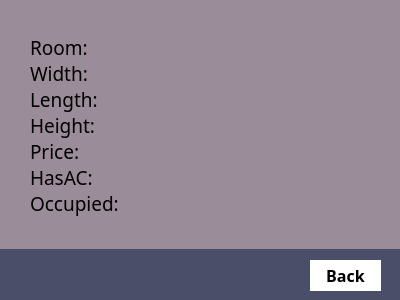
<?xml version="1.0" encoding="UTF-8"?>
<ui version="4.0">
 <class>RoomInfoBox</class>
 <widget class="QDialog" name="RoomInfoBox">
  <property name="geometry">
   <rect>
    <x>0</x>
    <y>0</y>
    <width>400</width>
    <height>300</height>
   </rect>
  </property>
  <property name="cursor">
   <cursorShape>ArrowCursor</cursorShape>
  </property>
  <property name="windowTitle">
   <string>Room Info</string>
  </property>
  <widget class="QLabel" name="infoBox">
   <property name="geometry">
    <rect>
     <x>30</x>
     <y>10</y>
     <width>331</width>
     <height>231</height>
    </rect>
   </property>
   <property name="font">
    <font>
     <family>Montserrat</family>
     <pointsize>14</pointsize>
    </font>
   </property>
   <property name="text">
    <string>Room:
Width:
Length:
Height:
Price:
HasAC:
Occupied:</string>
   </property>
  </widget>
  <widget class="QLabel" name="bg_white">
   <property name="geometry">
    <rect>
     <x>0</x>
     <y>0</y>
     <width>400</width>
     <height>300</height>
    </rect>
   </property>
   <property name="styleSheet">
    <string notr="true">background-color: #9a8c98;</string>
   </property>
   <property name="text">
    <string/>
   </property>
  </widget>
  <widget class="QPushButton" name="backButton">
   <property name="geometry">
    <rect>
     <x>310</x>
     <y>260</y>
     <width>71</width>
     <height>31</height>
    </rect>
   </property>
   <property name="font">
    <font>
     <family>Montserrat</family>
     <pointsize>12</pointsize>
     <weight>75</weight>
     <bold>true</bold>
    </font>
   </property>
   <property name="cursor">
    <cursorShape>PointingHandCursor</cursorShape>
   </property>
   <property name="styleSheet">
    <string notr="true">border-radius: 0;
background-color: #fff;</string>
   </property>
   <property name="text">
    <string>Back</string>
   </property>
  </widget>
  <widget class="QLabel" name="bg_dark">
   <property name="geometry">
    <rect>
     <x>0</x>
     <y>249</y>
     <width>400</width>
     <height>51</height>
    </rect>
   </property>
   <property name="styleSheet">
    <string notr="true">background-color: #4a4e69;</string>
   </property>
   <property name="text">
    <string/>
   </property>
  </widget>
  <zorder>bg_white</zorder>
  <zorder>bg_dark</zorder>
  <zorder>infoBox</zorder>
  <zorder>backButton</zorder>
 </widget>
 <resources/>
 <connections/>
</ui>
